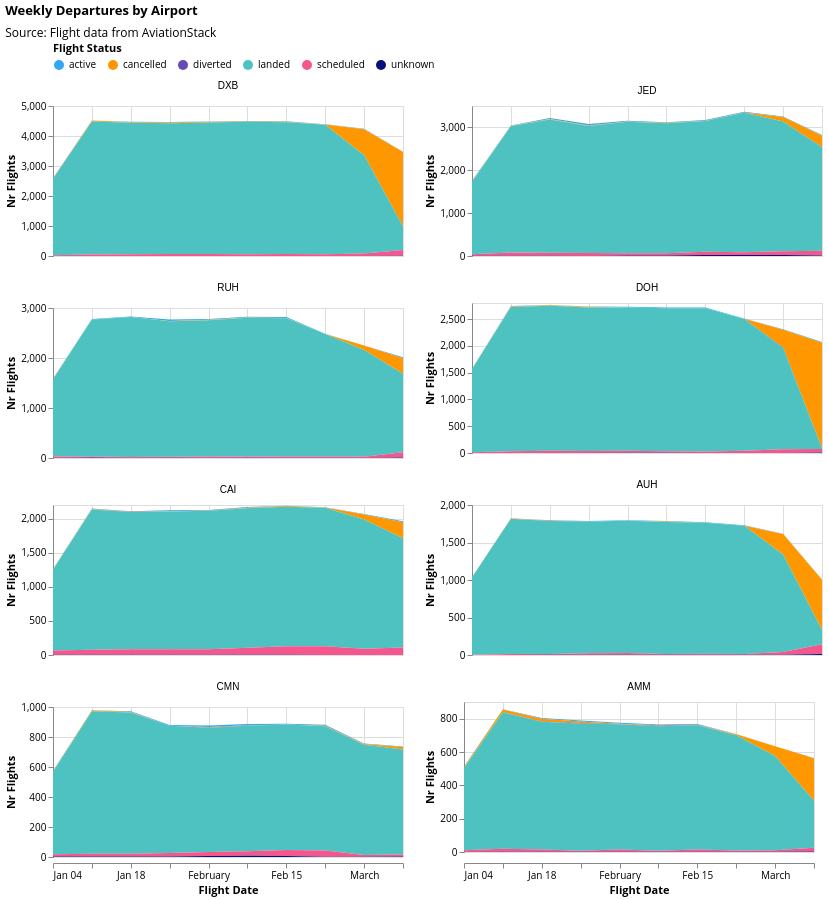

Write notebook code for a chart like this one.
### Markdown cell above
### Weekly Departures by Flight Status

### Code cell
departures_exploded["flight_date"] = pd.to_datetime(departures_exploded["flight_date"])

df = (
    departures_exploded.groupby(
        [pd.Grouper(key="flight_date", freq="W"), "flight_status", "iata_dep"]
    )
    .size()
    .reset_index(name="count")
)

df = df[df['flight_date']<'2026-03-15']

get_area_plot_by_airport(
    df,
    airports=airports,
    airport_col="iata_dep",
    title="Weekly Departures by Airport",
    source_text="Source: Flight data from AviationStack",
    reindex_freq="W",
)

### Figure 1 — Vega-Lite specification as saved in the notebook (floating-point values rounded to 4 significant figures; data arrays with more than 128 entries replaced by an {"elided": "..."} marker saying what was removed)
{"config": {"view": {"continuousWidth": 300, "continuousHeight": 300}, "axis": {"labelFont": "Open Sans", "titleFont": "Open Sans"}, "legend": {"labelFont": "Open Sans", "titleFont": "Open Sans"}, "title": {"anchor": "start", "font": "Open Sans", "subtitleFont": "Open Sans"}}, "data": {"name": "data-e196c68c3ef35c7a0ef9b5472cdf9531"}, "facet": {"field": "iata_dep", "sort": ["DXB", "JED", "RUH", "DOH", "CAI", "AUH", "CMN", "AMM"], "title": null, "type": "nominal"}, "spec": {"layer": [{"mark": {"type": "area"}, "encoding": {"color": {"field": "flight_status", "legend": {"direction": "horizontal", "offset": 10, "orient": "top", "titleAnchor": "start"}, "scale": {"range": ["#34A7F2", "#FF9800", "#664AB6", "#4EC2C0", "#F3578E", "#081079", "#0C7C68", "#DDDA21"]}, "title": "Flight Status", "type": "nominal"}, "tooltip": [{"field": "flight_date", "title": "Flight Date", "type": "temporal"}, {"field": "flight_status", "title": "Status", "type": "nominal"}, {"field": "count", "title": "Flights", "type": "quantitative"}], "x": {"field": "flight_date", "title": "Flight Date", "type": "temporal"}, "y": {"field": "count", "stack": "zero", "title": "Nr Flights", "type": "quantitative"}}}], "height": 150, "width": 350}, "columns": 2, "resolve": {"scale": {"y": "independent"}}, "title": {"text": "Weekly Departures by Airport", "subtitle": "Source: Flight data from AviationStack", "subtitlePadding": 10}, "$schema": "https://vega.github.io/schema/vega-lite/v5.20.1.json", "datasets": {"data-e196c68c3ef35c7a0ef9b5472cdf9531": {"elided": "480 records"}}}
